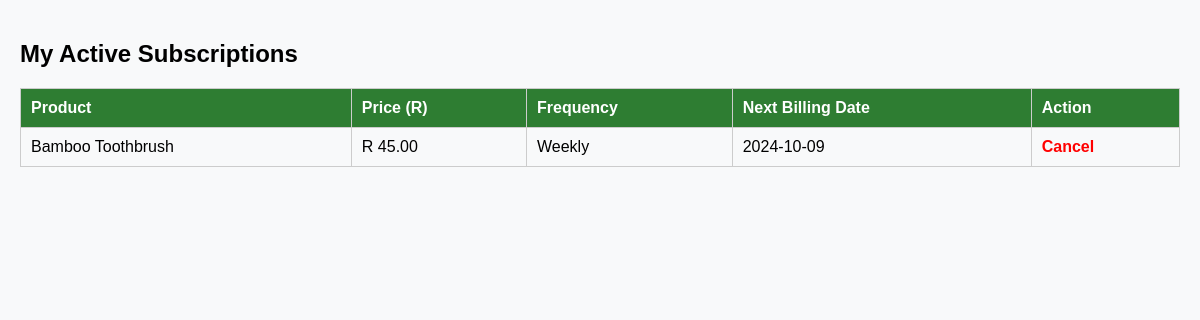
The page /subscriptions.php (signed in) on the database its author committed.
### tables this page shows
create TABLE subscriptions (
    subscription_id INT AUTO_INCREMENT PRIMARY KEY,
    user_id INT,
    product_id INT,
    frequency ENUM('Weekly', 'Monthly') DEFAULT 'Monthly',
    next_billing_date DATE,
    FOREIGN KEY (user_id) REFERENCES users(user_id),
    FOREIGN KEY (product_id) REFERENCES products(product_id)
);

create TABLE products (
    product_id INT AUTO_INCREMENT PRIMARY KEY,
    name VARCHAR(100) NOT NULL,
    description TEXT,
    price DECIMAL(10, 2) NOT NULL,
    stock_quantity INT DEFAULT 0,
    carbon_factor DECIMAL(5,2),
    category_id INT,
    image_url VARCHAR(255),
    FOREIGN KEY (category_id) REFERENCES categories(category_id)
);

### public/subscriptions.php (the view, shortened to what this page needs)
<?php
include __DIR__ . '/../config/db_connect.php';
$user_id = $_SESSION['user_id'];
$result = $conn->query("
    SELECT s.subscription_id, p.name, p.price, s.frequency, s.next_billing_date
    FROM subscriptions s
    JOIN products p ON s.product_id = p.product_id
    WHERE s.user_id = $user_id
");
?>
<!DOCTYPE html>
<html lang="en">
<head>
</head>
<body>
  <h2>My Active Subscriptions</h2>
  <table>
    <tr>
      <th>Product</th>
      <th>Price (R)</th>
      <th>Frequency</th>
      <th>Next Billing Date</th>
      <th>Action</th>
    </tr>
    <?php
    if ($result->num_rows > 0) {
        while ($row = $result->fetch_assoc()) {
            echo "<tr>
                <td>{$row['name']}</td>
                <td>R {$row['price']}</td>
                <td>{$row['frequency']}</td>
                <td>{$row['next_billing_date']}</td>
                <td><a class='cancel' href='unsubscribe.php?id={$row['subscription_id']}'>Cancel</a></td>
              </tr>";
        }
    } else {
        echo "<tr><td colspan='5' style='text-align:center;'>No active subscriptions found.</td></tr>";
    }
    ?>
  </table>
</body>
</html>

### public/subscriptions.php (style rules this page uses)
body { font-family:'Poppins',sans-serif;background:#f8f9fa;margin:0;padding:20px; }
table { width:100%;border-collapse:collapse;margin-top:20px; }
th,td { border:1px solid #ccc;padding:10px;text-align:left; }
th { background:#2e7d32;color:white; }
a.cancel { color:red;text-decoration:none;font-weight:600; }

### rows shown on the page
subscriptions: product.name "Bamboo Toothbrush", product.price "45.00", frequency "Weekly", next_billing_date "2024-10-09"
